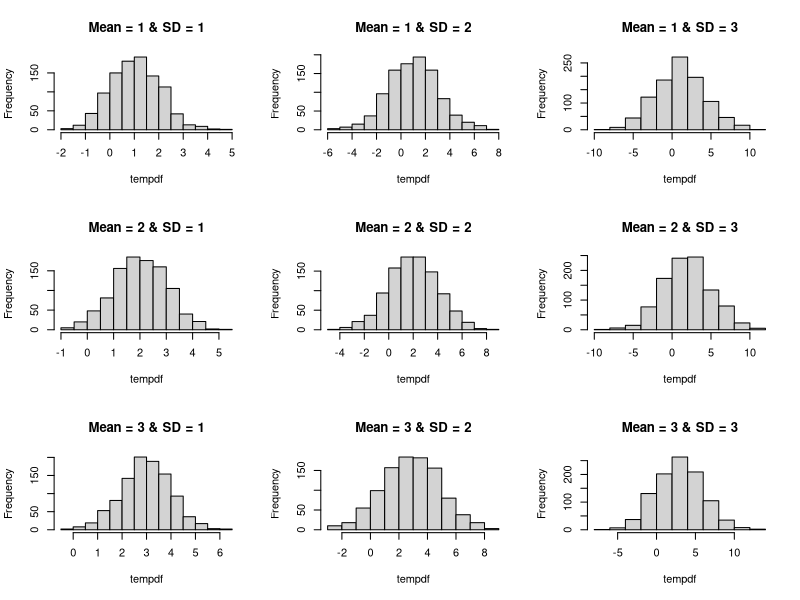

Write the R code that produced this figure.
## ---- chunk 1
library(palmerpenguins)
penguins <- penguins[!is.na(penguins$body_mass_g),]
penguins <- data.frame(penguins) ## drop NAs and convert to  data.frame
str(penguins)


### separate linear models for each species
adelie <- subset(penguins, species=="Adelie")
corAde <- cor(adelie$bill_length_mm, adelie$bill_depth_mm, use="complete.obs")
chinstrap <- subset(penguins, species=="Chinstrap")
corchin <- cor(chinstrap$bill_length_mm, chinstrap$bill_depth_mm, use="complete.obs")
gentoo <- subset(penguins, species=="Gentoo")
corGen <- cor(gentoo$bill_length_mm, gentoo$bill_depth_mm, use="complete.obs")
penguinDF <- data.frame(species=c("Adelie","Chinstrap","Gentoo"), 
                        corValue =c(corAde,corchin,corGen) )

## ---- chunk 2
for(i in 1:5){
  print(i)
}

## ---- chunk 3

## list species
speciesNames <- c("Adelie","Chinstrap","Gentoo")

## Empty vector to fill
outCor <- c()

for(i in 1:3){
tempPenguin <- subset(penguins, species==speciesNames[i]) ## subset species by that iteration
corVal <- cor(tempPenguin$bill_length_mm, tempPenguin$bill_depth_mm, use="complete.obs") ##conduct correlation
outCor <- c(outCor,corVal) ## join empty vector with new cor value
}
outCor

## ---- chunk 4

## Empty vector to fill
outCor <- c()

for(i in c("Adelie","Chinstrap","Gentoo")){
tempPenguin <- subset(penguins, species== i ) ## subset species by that iteration
corVal <- cor(tempPenguin$bill_length_mm, tempPenguin$bill_depth_mm, use="complete.obs") ##conduct correlation
outCor <- c(outCor,corVal) ## join empty vector with new cor value
}
outCor

## ---- chunk 5
## Empty data.frame to fill
coefout <- data.frame()

for(i in c("Adelie","Chinstrap","Gentoo")){
model <- lm(flipper_length_mm ~ body_mass_g, data= penguins, species == i )
dfTemp <- data.frame(species= i, 
                      coefficient = coef(model)[2],
                      intercept = coef(model)[2])
coefout <- rbind(coefout,dfTemp)
}
coefout
## ---- chunk 6
## Empty data.frame to fill
coefout <- data.frame()

for(i in c("Adelie","Chinstrap","Gentoo")){
  for(j in 2007:2009){
    
model <- lm(flipper_length_mm ~ body_mass_g, data= penguins, species == i & year == j )
dfTemp <- data.frame(species= i, 
                     year = j,
                      coefficient = coef(model)[2],
                      intercept = coef(model)[2])
coefout <- rbind(coefout,dfTemp)
  }
}
coefout
## ---- chunk 7

par(mfrow=c(3,3))
for(i in 1:3){
  for(j in 1:3){
  tempdf <- rnorm(1000, mean= i, sd = j )
  hist(tempdf, main=paste0("Mean = ",i," & SD = ",j))
  }
}


## ---- chunk 8

## Create output dataframe
outDF <- data.frame()

for(i in c(4,6,8)){
  m1 <- lm(mpg ~ hp, data=mtcars, cyl==i) ## linear model through mtcars dataset for each cylinder type
  results <- data.frame(anova(m1)) ## extract model co-efficients
  results[,"cyl"] <- i
  outDF <- rbind(results)
}
outDF


## ---- chunk 9
## Create output dataframe
outDF <- data.frame()

for(i in c(4,6,8)){
  m1 <- lm(mpg ~ hp, data=mtcars, cyl==i) ## linear model through mtcars dataset for each cylinder type
  results <- data.frame(anova(m1)) ## extract model co-efficients
  results[,"cyl"] <- i
  outDF <- rbind(outDF, results) ## NEEDED TO ADD BIND TO OUTPUT DF
}
outDF
## ---- chunk 10
## Create output dataframe
anovaOut <- data.frame()

for(i in c("cyl","gear","am")){
 i 
}
## ---- chunk 11
for(i in c("cyl","gear","am")){
 predictor <- as.factor( mtcars[,i])
 m1 <- aov(mpg ~ predictor, data=mtcars)
 print(summary(m1))
}
## ---- chunk 12
for(i in 2007:2009){
  m1 <- lm(bill_length_mm ~ body_mass_g, data=penguins, year==i)
  
}
## ---- chunk 13
for(i in 2007:2009){
  m1 <- lm(bill_length_mm ~ body_mass_g, data=penguins, year==i)
  shap1 <- shapiro.test(residuals(m1))
  print(shap1)
}
